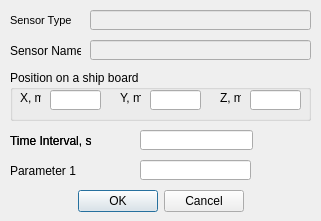
<?xml version="1.0" encoding="UTF-8"?>
<ui version="4.0">
 <class>Dialog</class>
 <widget class="QDialog" name="Dialog">
  <property name="windowModality">
   <enum>Qt::ApplicationModal</enum>
  </property>
  <property name="geometry">
   <rect>
    <x>0</x>
    <y>0</y>
    <width>321</width>
    <height>221</height>
   </rect>
  </property>
  <property name="windowTitle">
   <string>Sensor Configuration</string>
  </property>
  <widget class="QLabel" name="dt_label">
   <property name="geometry">
    <rect>
     <x>10</x>
     <y>130</y>
     <width>91</width>
     <height>21</height>
    </rect>
   </property>
   <property name="text">
    <string>Time Interval, s</string>
   </property>
  </widget>
  <widget class="QLabel" name="param1_label">
   <property name="geometry">
    <rect>
     <x>10</x>
     <y>160</y>
     <width>91</width>
     <height>21</height>
    </rect>
   </property>
   <property name="text">
    <string>Parameter 1</string>
   </property>
  </widget>
  <widget class="QLineEdit" name="param1_line">
   <property name="geometry">
    <rect>
     <x>140</x>
     <y>160</y>
     <width>111</width>
     <height>20</height>
    </rect>
   </property>
  </widget>
  <widget class="QLineEdit" name="name_line">
   <property name="enabled">
    <bool>false</bool>
   </property>
   <property name="geometry">
    <rect>
     <x>90</x>
     <y>40</y>
     <width>221</width>
     <height>20</height>
    </rect>
   </property>
  </widget>
  <widget class="QLineEdit" name="type_line">
   <property name="enabled">
    <bool>false</bool>
   </property>
   <property name="geometry">
    <rect>
     <x>90</x>
     <y>10</y>
     <width>221</width>
     <height>20</height>
    </rect>
   </property>
  </widget>
  <widget class="QLabel" name="dt_label_2">
   <property name="geometry">
    <rect>
     <x>10</x>
     <y>130</y>
     <width>91</width>
     <height>21</height>
    </rect>
   </property>
   <property name="text">
    <string>Time Interval, s</string>
   </property>
  </widget>
  <widget class="QGroupBox" name="position_group">
   <property name="geometry">
    <rect>
     <x>10</x>
     <y>70</y>
     <width>301</width>
     <height>51</height>
    </rect>
   </property>
   <property name="title">
    <string>Position on a ship board</string>
   </property>
   <widget class="QLabel" name="x_label">
    <property name="geometry">
     <rect>
      <x>10</x>
      <y>20</y>
      <width>21</width>
      <height>16</height>
     </rect>
    </property>
    <property name="text">
     <string>X, m</string>
    </property>
   </widget>
   <widget class="QLineEdit" name="x_line">
    <property name="geometry">
     <rect>
      <x>40</x>
      <y>20</y>
      <width>51</width>
      <height>20</height>
     </rect>
    </property>
   </widget>
   <widget class="QLineEdit" name="y_line">
    <property name="geometry">
     <rect>
      <x>140</x>
      <y>20</y>
      <width>51</width>
      <height>20</height>
     </rect>
    </property>
    <property name="text">
     <string/>
    </property>
   </widget>
   <widget class="QLabel" name="y_label">
    <property name="geometry">
     <rect>
      <x>110</x>
      <y>20</y>
      <width>21</width>
      <height>16</height>
     </rect>
    </property>
    <property name="text">
     <string>Y, m</string>
    </property>
   </widget>
   <widget class="QLabel" name="z_label">
    <property name="geometry">
     <rect>
      <x>210</x>
      <y>20</y>
      <width>21</width>
      <height>16</height>
     </rect>
    </property>
    <property name="text">
     <string>Z, m</string>
    </property>
   </widget>
   <widget class="QLineEdit" name="z_line">
    <property name="geometry">
     <rect>
      <x>240</x>
      <y>20</y>
      <width>51</width>
      <height>20</height>
     </rect>
    </property>
    <property name="text">
     <string/>
    </property>
   </widget>
  </widget>
  <widget class="QLineEdit" name="dt_line">
   <property name="geometry">
    <rect>
     <x>140</x>
     <y>130</y>
     <width>113</width>
     <height>20</height>
    </rect>
   </property>
  </widget>
  <widget class="QLabel" name="type_label">
   <property name="geometry">
    <rect>
     <x>10</x>
     <y>10</y>
     <width>71</width>
     <height>20</height>
    </rect>
   </property>
   <property name="font">
    <font>
     <pointsize>8</pointsize>
     <weight>50</weight>
     <bold>false</bold>
    </font>
   </property>
   <property name="text">
    <string>Sensor Type</string>
   </property>
  </widget>
  <widget class="QLabel" name="name_label">
   <property name="geometry">
    <rect>
     <x>10</x>
     <y>40</y>
     <width>71</width>
     <height>21</height>
    </rect>
   </property>
   <property name="text">
    <string>Sensor Name</string>
   </property>
  </widget>
  <widget class="QDialogButtonBox" name="ok_button">
   <property name="geometry">
    <rect>
     <x>10</x>
     <y>190</y>
     <width>301</width>
     <height>23</height>
    </rect>
   </property>
   <property name="standardButtons">
    <set>QDialogButtonBox::Cancel|QDialogButtonBox::Ok</set>
   </property>
   <property name="centerButtons">
    <bool>true</bool>
   </property>
  </widget>
 </widget>
 <resources/>
 <connections/>
</ui>
